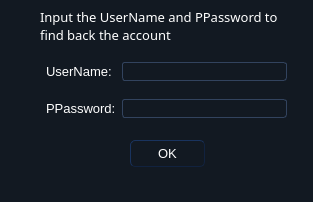
<?xml version="1.0" encoding="UTF-8"?>
<ui version="4.0">
 <class>ForgetPsdDialog</class>
 <widget class="QDialog" name="ForgetPsdDialog">
  <property name="geometry">
   <rect>
    <x>0</x>
    <y>0</y>
    <width>313</width>
    <height>202</height>
   </rect>
  </property>
  <property name="windowTitle">
   <string>Forget the Password</string>
  </property>
  <property name="styleSheet">
   <string notr="true">    *{  
      font-size:13px;  
      color:white;  
      font-family:&quot;宋体&quot;;  
    }  
    CallWidget QLineEdit#telEdt  
    {  
      font-size:24px;  
    }  
    QMainWindow,QDialog{  
         background: qlineargradient(x1: 0, y1: 0, x2: 0, y2: 1,  
                                     stop: 0 #1B2534, stop: 0.4 #010101,  
                                     stop: 0.5 #000101, stop: 1.0 #1F2B3C);  
    }  
    QWidget{  
        background:#121922;  
    }  
    QLabel{  
       background:transparent;  
    }  
    DailForm QLineEdit#phoneLineEdt{  
      font-size:36px;  
      font-weight: bold;  
    }  
    QPushButton,QToolButton{  
        background: qlineargradient(x1: 0, y1: 0, x2: 0, y2: 1,  
                                     stop: 0 #5B5F5F, stop: 0.5 #0C2436,  
                                     stop: 1.0 #27405A);  
        border-style: outset;  
        border-width: 1px;  
        border-radius: 5px;  
        border-color: #11223F;  
        padding: 1px;  
    }  
    QPushButton::hover,QToolButton::hover{  
        background: qlineargradient(x1: 0, y1: 0, x2: 0, y2: 1,  
                                     stop: 0 #758385, stop: 0.5 #122C39,  
                                     stop: 1.0 #0E7788);  
        border-color: #11505C;  
    }  
    QPushButton::pressed,QToolButton::pressed{  
        background: qlineargradient(x1: 0, y1: 0, x2: 0, y2: 1,  
                                     stop: 0 #969B9C, stop: 0.5 #16354B,  
                                     stop: 1.0 #244F76);  
        border-color: #11505C;  
    }  
    QPushButton::disabled,QToolButton::disabled{  
        background: qlineargradient(x1: 0, y1: 0, x2: 0, y2: 1,  
                                     stop: 0 #282B2C, stop: 0.5 #09121A,  
                                     stop: 1.0 #111D29);  
        border-color: #0A1320;  
        color:#6A6864;  
    }  
    QDialog QPushButton,QDialog QToolButton{  
      min-width:30px;  
      min-height:23px;  
    }  
    QToolButton[objectName=&quot;minimizeToolBtn&quot;] {  
        background: transparent;  
        border:none;  
        image:url(qss/minimize.png)  
    }  
    QToolButton[objectName=&quot;minimizeToolBtn&quot;]:hover,QToolButton[objectName=&quot;minimizeToolBtn&quot;]:pressed {  
        image:url(qss/minimize_hover.png)  
    }  
    QToolButton[objectName=&quot;maximizeToolBtn&quot;] {  
        background: transparent;  
        border:none;  
        image:url(qss/maximize.png)  
    }  
    QToolButton[objectName=&quot;maximizeToolBtn&quot;]:hover,QToolButton[objectName=&quot;maximizeToolBtn&quot;]:pressed {  
        image:url(qss/maximize_hover.png)  
    }  
    QToolButton[objectName=&quot;closeToolBtn&quot;],QToolButton[objectName=&quot;customCloseWindow&quot;] {  
        background: transparent;  
        border:none;  
        image:url(qss/close.png)  
    }  
    QToolButton[objectName=&quot;closeToolBtn&quot;]:hover,QToolButton[objectName=&quot;closeToolBtn&quot;]:pressed{  
        image:url(qss/close_hover.png)  
    }  
    QToolButton[objectName=&quot;customCloseWindow&quot;]:hover,QToolButton[objectName=&quot;customCloseWindow&quot;]:pressed{  
        image:url(qss/close_hover.png)  
    }  
    QToolButton[objectName=&quot;titleSetUpToolBtn&quot;]{  
        background: transparent;  
        border:none;  
        image:url(qss/setup.png)  
    }  
    DailForm QToolButton#oneToolBtn,QToolButton#OneToolBtn,QToolButton#twoToolBtn,QToolButton#threeToolBtn,  
             QToolButton#fourToolBtn,QToolButton#fiveToolBtn,QToolButton#sixToolBtn,  
             QToolButton#sevenToolBtn,QToolButton#eightToolBtn,QToolButton#nineToolBtn,  
             QToolButton#starToolBtn,QToolButton#zeroToolBtn,QToolButton#sharpToolBtn {  
        font-size:36px;  
        border-radius: 10px;  
    }  
    DailForm QToolButton#delToolBtn{  
        border-radius: 10px;  
    }  
    QFrame{  
        border-color:#32435E;  
        border-width:1px;  
        border-radius: 3px;  
    }  
    QLineEdit,QTextEdit {  
        border: 1px solid #32435E;  
        border-radius: 3px;  
        /* padding: 0 8px; */  
        background: qlineargradient(x1: 0, y1: 0, x2: 0, y2: 1,  
                                     stop: 0 #080B10,  
                                     stop: 1.0 #212C3F);  
        selection-background-color: #0A246A;  
    }  
    QLineEdit::hover{  
      border-color:#5D8B9E;  
    }  
    QLineEdit[echoMode=&quot;3&quot;] {  
         lineedit-password-character: 9679;  
    }  
    #QLineEdit:read-only {  
         background: #543F7C;  
    }  
    QTabWidget::pane { /* The tab widget frame */  
         border: 0px solid #32435E;  
         position: absolute;  
         left: -0.1em;  
    }  
    QTabWidget#MainTabWidget::tab-bar {  
         left: -3px; /* move to the right by 5px */  
    }  
    QTabWidget#MainTabWidget QTabBar::tab {  
         height: 14ex;  
         width: 14ex;  
    }  
    QTabBar::tab {  
         background: qlineargradient(x1: 0, y1: 0, x2: 0, y2: 1,  
                                     stop: 0 #292F31, stop: 1 #0C131E);  
    }  
    QTabBar::tab:selected{  
         background: qlineargradient(x1: 0, y1: 0, x2: 0, y2: 1,  
                                     stop: 0 #113845,  stop: 1.0 #15A8FF);  
    }  
    QTabBar::tab:hover {  
         background: qlineargradient(x1: 0, y1: 0, x2: 0, y2: 1,  
                                     stop: 0 #113845,  stop: 1.0 #0E6F80);  
    }  
    #QTabBar::tab:selected {  
         border-color: #32435E;  
         border-right-color: #32435E; /* same as pane color */  
    }  
    #QTabBar::tab:!selected {  
         margin-left: 2px; /* make non-selected tabs look smaller */  
    }  
    #QTabBar:tab:first:selected {  
        margin-top: 0;  
    }  
    QTabBar:tab:last:selected {  
        margin-right: 0;  
    }  
    QTabBar:tab:only-one {  
         margin: 0;  
    }        
    QComboBox {  
         border: 1px solid #32435E;  
         border-radius: 3px;  
         padding: 1px 18px 1px 3px;  
         min-width: 6em;  
    }  
    QComboBox::hover{  
      border-color:#5D8B9E;  
    }  
    QComboBox:editable {  
         background: qlineargradient(x1: 0, y1: 0, x2: 0, y2: 1,  
                                     stop: 0 #080B10,  
                                     stop: 1.0 #212C3F);  
    }  
    QComboBox:!editable, QComboBox::drop-down:editable {  
          background: qlineargradient(x1: 0, y1: 0, x2: 0, y2: 1,  
                                     stop: 0 #080B10,  
                                     stop: 1.0 #212C3F);  
    }  
    /* QComboBox gets the &quot;on&quot; state when the popup is open */  
    QComboBox:!editable:on, QComboBox::drop-down:editable:on {  
         background: qlineargradient(x1: 0, y1: 0, x2: 0, y2: 1,  
                                     stop: 0 #080B10,  
                                     stop: 1.0 #212C3F);;  
    }  
    QComboBox:on { /* shift the text when the popup opens */  
         padding-top: 3px;  
         padding-left: 4px;  
    }  
    QComboBox::drop-down {  
         subcontrol-origin: padding;  
         subcontrol-position: top right;  
         width: 15px;  
         border-left-width: 1px;  
         border-left-color: 32435E;  
         border-left-style: solid; /* just a single line */  
         border-top-right-radius: 3px; /* same radius as the QComboBox */  
         border-bottom-right-radius: 3px;  
    }  
    QComboBox::down-arrow {  
         image: url(qss/downarrow.png);  
    }  
    QComboBox::down-arrow:on { /* shift the arrow when popup is open */  
         top: 1px;  
         left: 1px;  
    }  
    QComboBox QAbstractItemView {  
         border: 2px solid #32435E;  
         selection-background-color: qlineargradient(x1: 0, y1: 0, x2: 0, y2: 1,  
                                     stop: 0 #506B79,  
                                     stop: 1.0 #0D95A6);  
        background: qlineargradient(x1: 0, y1: 0, x2: 0, y2: 1,  
                                     stop: 0 #1B2534, stop: 0.4 #010101,  
                                     stop: 0.5 #000101, stop: 1.0 #1F2B3C);  
    }  </string>
  </property>
  <widget class="QPushButton" name="pushButton">
   <property name="geometry">
    <rect>
     <x>130</x>
     <y>140</y>
     <width>75</width>
     <height>27</height>
    </rect>
   </property>
   <property name="text">
    <string>OK</string>
   </property>
  </widget>
  <widget class="QLabel" name="label_3">
   <property name="geometry">
    <rect>
     <x>40</x>
     <y>10</y>
     <width>261</width>
     <height>31</height>
    </rect>
   </property>
   <property name="font">
    <font>
     <family>宋体</family>
     <pointsize>-1</pointsize>
    </font>
   </property>
   <property name="text">
    <string>Input the UserName and PPassword to 
find back the account</string>
   </property>
  </widget>
  <widget class="QWidget" name="layoutWidget">
   <property name="geometry">
    <rect>
     <x>46</x>
     <y>50</y>
     <width>241</width>
     <height>81</height>
    </rect>
   </property>
   <layout class="QGridLayout" name="gridLayout">
    <item row="0" column="0">
     <widget class="QLabel" name="label">
      <property name="text">
       <string>UserName:</string>
      </property>
     </widget>
    </item>
    <item row="0" column="1">
     <widget class="QLineEdit" name="Name"/>
    </item>
    <item row="1" column="0">
     <widget class="QLabel" name="label_2">
      <property name="text">
       <string>PPassword:</string>
      </property>
     </widget>
    </item>
    <item row="1" column="1">
     <widget class="QLineEdit" name="PPassword"/>
    </item>
   </layout>
  </widget>
 </widget>
 <tabstops>
  <tabstop>pushButton</tabstop>
  <tabstop>Name</tabstop>
  <tabstop>PPassword</tabstop>
 </tabstops>
 <resources/>
 <connections/>
</ui>
